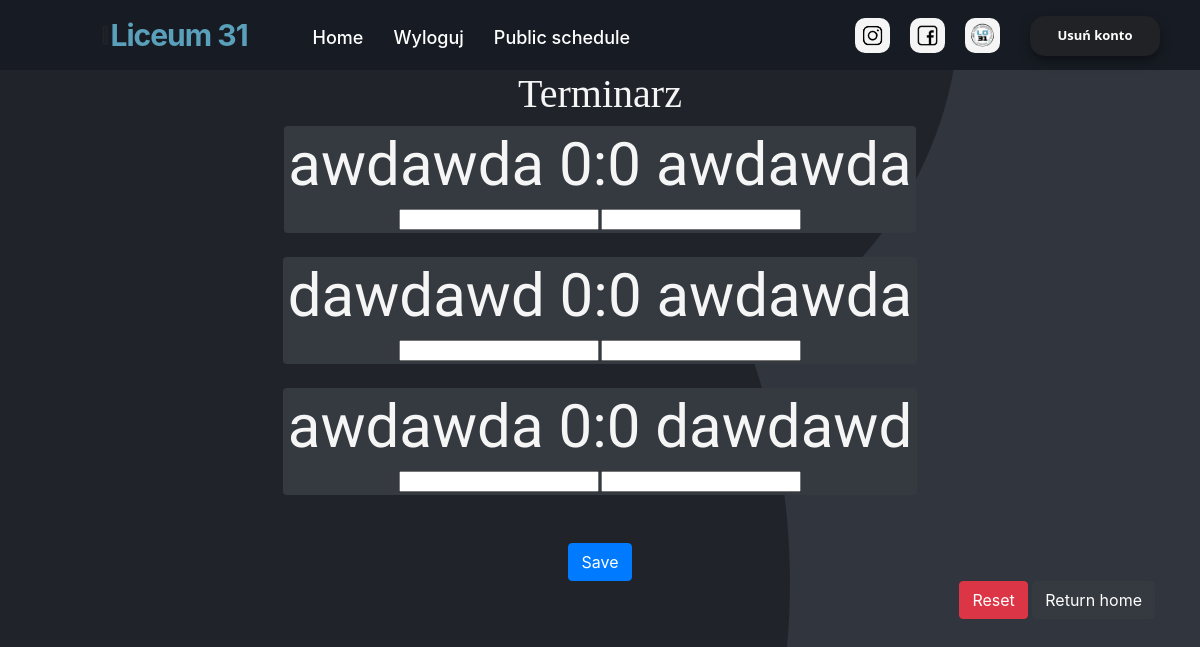
Page /update-schedule (signed in) on the earlier database version.
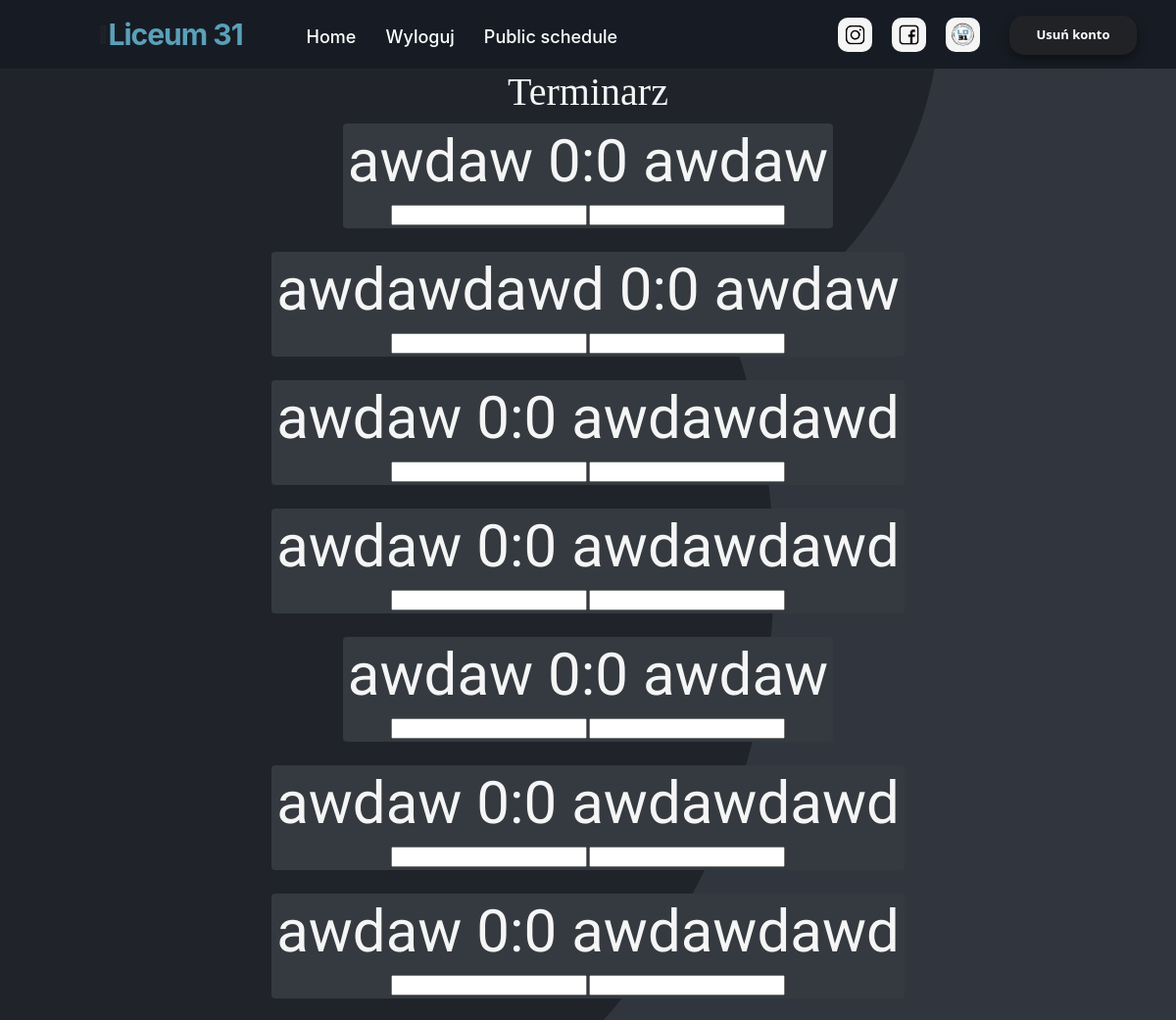
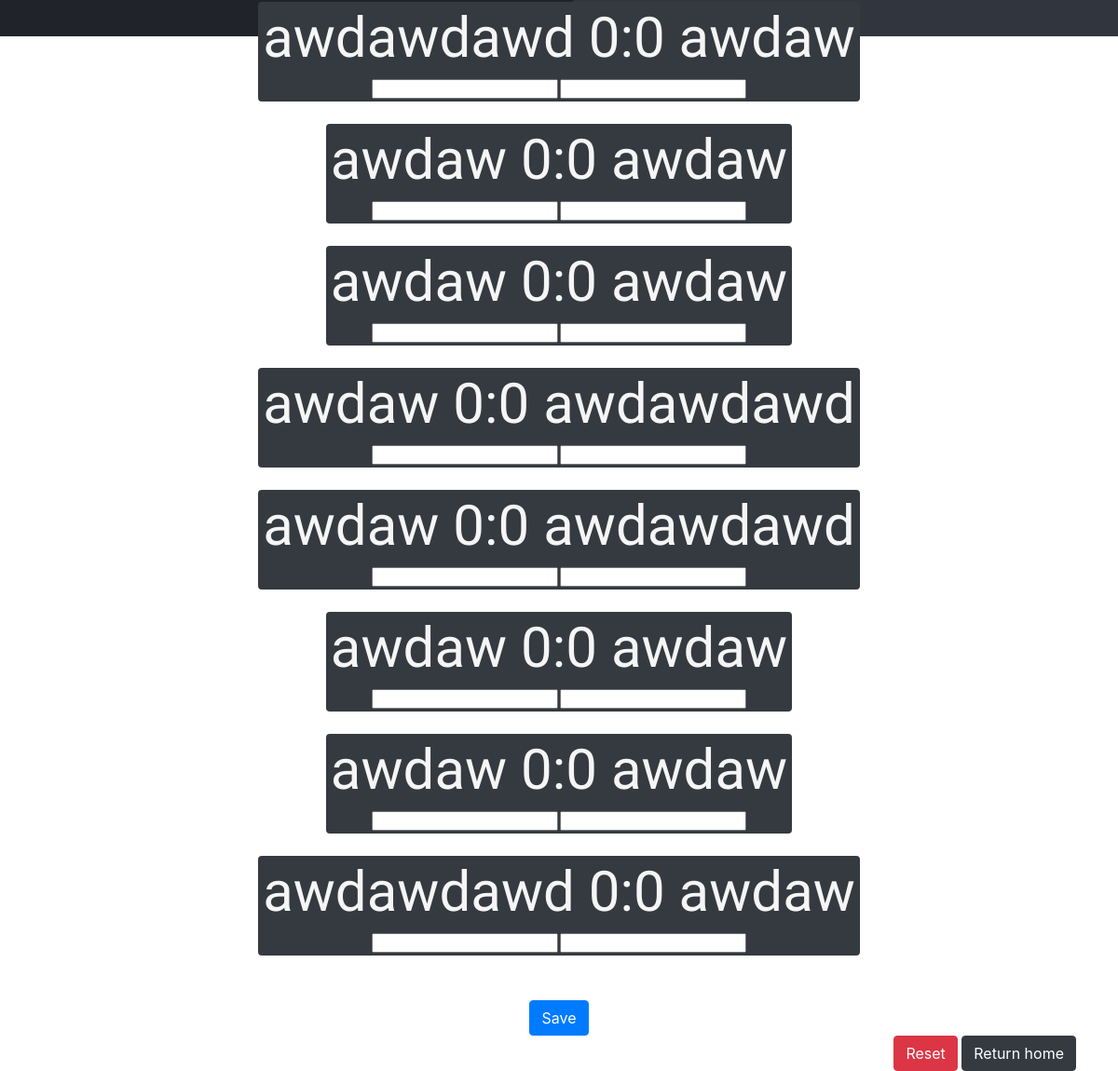
Same page on the later database version (2 pictures, top to bottom).
### website/models.py (models this page shows)
class Dual(db.Model):
    id = db.Column(db.Integer,primary_key=True)
    tournament_id = db.Column(db.Integer,db.ForeignKey('tournament.id'))
    player1_id = db.Column(db.Integer,db.ForeignKey('player.id'))
    player2_id = db.Column(db.Integer,db.ForeignKey('player.id'))
    player_1 = db.relationship('Player', foreign_keys=[player1_id])
    player_2 = db.relationship('Player', foreign_keys=[player2_id])
    score_1 = db.Column(db.Integer,default=0)
    score_2 = db.Column(db.Integer,default=0)
    round_number = db.Column(db.Integer)

class Player(db.Model):
    id = db.Column(db.Integer,primary_key=True)
    tournament_id = db.Column(db.Integer,db.ForeignKey('tournament.id'))
    name = db.Column(db.String(100000))
    standing = db.relationship('Standing')

### website/views.py (the view, shortened to what this page needs)
@views.route('update-schedule',methods=['POST','GET'])
@login_required
def update_schedule():
    tournament = Tournament.query.filter_by(id=current_user.actual_tournament_id).first()
    return render_template("update_schedule.html",user=current_user,tournament=tournament)

### website/__init__.py (called while the page is built)
def create_app():
    app = Flask(__name__)
    app.config['SECRET_KEY'] = 'kjabwdlajbal'
    app.config['SQLALCHEMY_DATABASE_URI'] = f'sqlite:///{DB_NAME}'
    db.init_app(app)  # inicjowanie bazy danych dla aplikacji
    from .views import views
    from .auth import auth
    app.register_blueprint(views, url_prefix='/')
    app.register_blueprint(auth, url_prefix='/')
    from .models import User,Player
    create_datebase(app)
    login_manager = LoginManager()
    login_manager.login_view = 'auth.login'
    login_manager.init_app(app)
    @login_manager.user_loader
    def load_user(id):
        return User.query.get(int(id))
    return app

### website/templates/update_schedule.html (shortened to what this page needs)
{% extends "base.html" %} {% block title %}Terminarz{% endblock %} {% block
content %}
<h1 align="center">Terminarz</h1>
<ol class="list-group list-group-flush" id="pary">
<form method="POST">
  {% for dual in tournament.duals %}
  <div align="center">
    <ol class="badge badge-dark">
        <h3>{{dual.player_1.name}} {{dual.score_1}}:{{dual.score_2}} {{dual.player_2.name}}</h3>
      <input name="score" type="number" id="score[]" />
      <input name="score" type="number" id="score[]" />
    </ol>
  </div>
  <br />
  {% endfor %}
</ol>
<br />
<div align="center">
  <button type="submit" href="/schedule" class="btn btn-primary">Save</button>
</div>
  <div align="right">
      <a type="button" href="/delete-schedule" class="btn btn-danger">Reset</a>
    <a type="button" href="/" class="btn btn-dark">Return home</a>
  </div>
{% endblock %}

Differences in the rows shown:
removed Dual: player_1.name "awdawda", score_1 "0", score_2 "0", player_2.name "awdawda"
removed Dual: player_1.name "dawdawd", score_1 "0", score_2 "0", player_2.name "awdawda"
removed Dual: player_1.name "awdawda", score_1 "0", score_2 "0", player_2.name "dawdawd"
now on this page (row edited): Dual: player_1.name "awdaw", score_1 "0", score_2 "0", player_2.name "awdaw"
now on this page (row edited): Dual: player_1.name "awdawdawd", score_1 "0", score_2 "0", player_2.name "awdaw"
now on this page (row edited): Dual: player_1.name "awdaw", score_1 "0", score_2 "0", player_2.name "awdawdawd"
now on this page (row edited): Dual: player_1.name "awdaw", score_1 "0", score_2 "0", player_2.name "awdawdawd"
now on this page (row edited): Dual: player_1.name "awdaw", score_1 "0", score_2 "0", player_2.name "awdaw"
now on this page (row edited): Dual: player_1.name "awdaw", score_1 "0", score_2 "0", player_2.name "awdawdawd"
now on this page (row edited): Dual: player_1.name "awdaw", score_1 "0", score_2 "0", player_2.name "awdawdawd"
now on this page (row edited): Dual: player_1.name "awdawdawd", score_1 "0", score_2 "0", player_2.name "awdaw"
now on this page (row edited): Dual: player_1.name "awdaw", score_1 "0", score_2 "0", player_2.name "awdaw"
now on this page (row edited): Dual: player_1.name "awdaw", score_1 "0", score_2 "0", player_2.name "awdaw"
now on this page (row edited): Dual: player_1.name "awdaw", score_1 "0", score_2 "0", player_2.name "awdawdawd"
now on this page (row edited): Dual: player_1.name "awdaw", score_1 "0", score_2 "0", player_2.name "awdawdawd"
now on this page (row edited): Dual: player_1.name "awdaw", score_1 "0", score_2 "0", player_2.name "awdaw"
now on this page (row edited): Dual: player_1.name "awdaw", score_1 "0", score_2 "0", player_2.name "awdaw"
now on this page (row edited): Dual: player_1.name "awdawdawd", score_1 "0", score_2 "0", player_2.name "awdaw"
